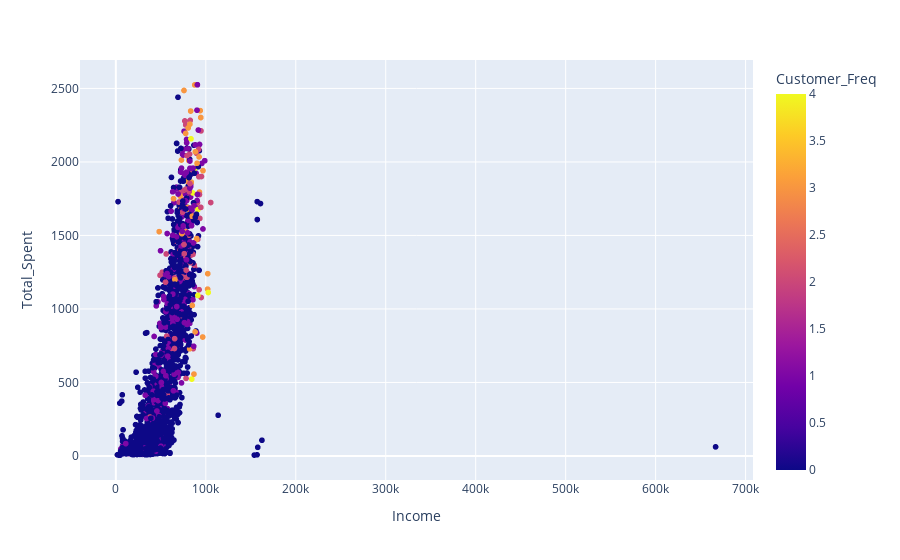

Notebook code cell kept with this figure:
### Code cell
# plot relations between frequency at Marketing Campaign accession and income and total spent customers
import plotly.express as px
%matplotlib inline
fig = px.scatter(
    data_frame=df, 
    x='Income', 
    y='Total_Spent', 
    color='Customer_Freq',
    hover_name='Response',
    size_max=60)

fig.show()

### Figure 1 — Plotly figure (JSON) as saved in the notebook; plotly's stock layout.template omitted (floating-point values rounded to 4 significant figures; data arrays with more than 128 entries replaced by an {"elided": "..."} marker saying what was removed)
{"data": [{"hovertemplate": "<b>%{hovertext}</b><br><br>Income=%{x}<br>Total_Spent=%{y}<br>Customer_Freq=%{marker.color}<extra></extra>", "hovertext": {"elided": "2216 int values"}, "legendgroup": "", "marker": {"color": {"elided": "2216 int values"}, "coloraxis": "coloraxis", "symbol": "circle"}, "mode": "markers", "name": "", "showlegend": false, "type": "scattergl", "x": {"elided": "2216 int values"}, "xaxis": "x", "y": {"elided": "2216 int values"}, "yaxis": "y"}], "layout": {"coloraxis": {"colorbar": {"title": {"text": "Customer_Freq"}}, "colorscale": [[0, "#0d0887"], [0.1111, "#46039f"], [0.2222, "#7201a8"], [0.3333, "#9c179e"], [0.4444, "#bd3786"], [0.5556, "#d8576b"], [0.6667, "#ed7953"], [0.7778, "#fb9f3a"], [0.8889, "#fdca26"], [1, "#f0f921"]]}, "legend": {"tracegroupgap": 0}, "margin": {"t": 60}, "xaxis": {"anchor": "y", "domain": [0, 1], "title": {"text": "Income"}}, "yaxis": {"anchor": "x", "domain": [0, 1], "title": {"text": "Total_Spent"}}}}
